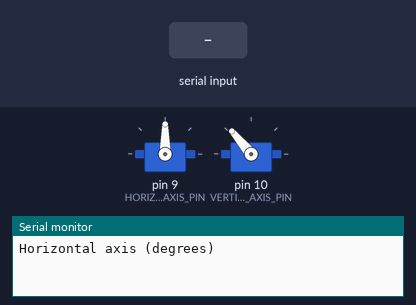
A sketch run on a simulated Arduino Uno, built with avr-gcc and run on an emulated ATmega328P. On the bench: 2 × servo, the last lines printed to the serial monitor. The inputs (shaded band) are chosen by the test bench.

Above: at 2.2 s.
2.3 s: "30,150\n" received over Serial
At 4.6 s:
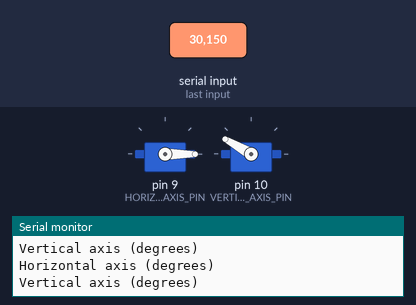
5.0 s: "90,45\n" received over Serial
At 6.7 s:
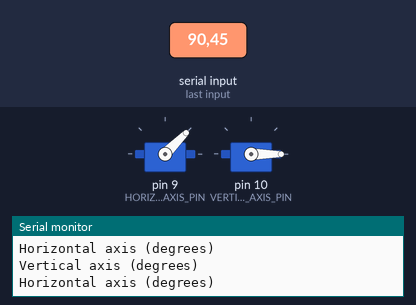
7.7 s: "0\n" received over Serial
At 8.9 s:
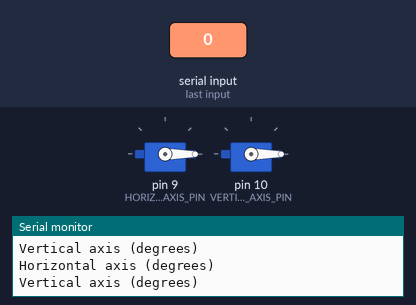
9.2 s: "90\n" received over Serial
At 10.2 s:
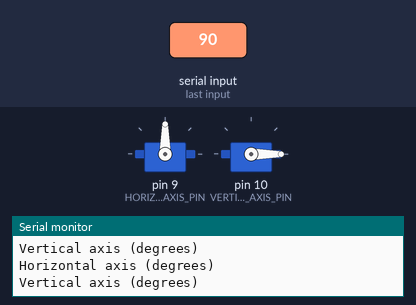
10.7 s: "200\n" received over Serial
At 11.4 s:
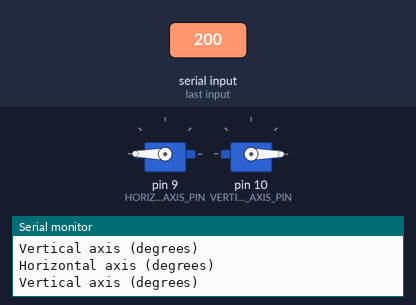
12.2 s: "90,45\n" received over Serial
At 14.5 s:
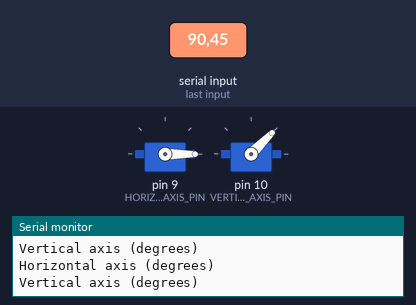
Timing chart, 0 to 15.9 s (numbered marks = the images above; inputs shaded):
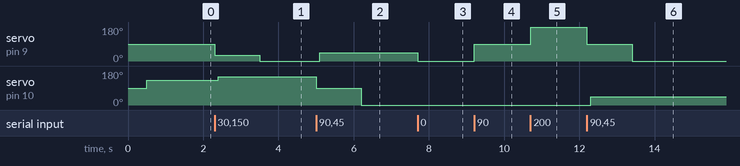

The sketch:

read_serial_and_move_servos.ino
```cpp
#include <Servo.h>

Servo hor_servo;  // Horizontal axis
Servo vert_servo; // Vertical axis

int HORIZONTAL_AXIS_PIN = 9;
int VERTICAL_AXIS_PIN = 10;

int degrees;

void setup() {
  Serial.begin(9600);
  hor_servo.attach(HORIZONTAL_AXIS_PIN);
  vert_servo.attach(VERTICAL_AXIS_PIN);

  hor_servo.write(90);
  delay(500);
  vert_servo.write(130);
  delay(500);
}

void loop() {
    Serial.println("Horizontal axis (degrees)");
    while (Serial.available() == 0);
    degrees = Serial.parseInt();
    hor_servo.write(degrees);
    delay(100);

    Serial.println("Vertical axis (degrees)");
    while (Serial.available() == 0);
    degrees = Serial.parseInt();
    vert_servo.write(degrees);
    delay(100);
} // loop
```

Measured:
- after the input at 2.3 s, servo on pin 9 (HORIZONTAL_AXIS_PIN): 90° → 30° at once, → 0° 1.2 s later; servo on pin 10 (VERTICAL_AXIS_PIN): 130° → 150° after 0.10 s
- after the input at 5.0 s, servo on pin 9 (HORIZONTAL_AXIS_PIN): 0° → 45° after 0.10 s; servo on pin 10 (VERTICAL_AXIS_PIN): 150° → 90° at once, → 0° 1.2 s later
- after the input at 7.7 s, servo on pin 9 (HORIZONTAL_AXIS_PIN): 45° → 0° at once
- after the input at 9.2 s, servo on pin 9 (HORIZONTAL_AXIS_PIN): 0° → 90° at once
- after the input at 10.7 s, servo on pin 9 (HORIZONTAL_AXIS_PIN): 90° → 180° at once
- after the input at 12.2 s, servo on pin 9 (HORIZONTAL_AXIS_PIN): 180° → 90° at once, → 0° 1.2 s later; servo on pin 10 (VERTICAL_AXIS_PIN): 0° → 45° after 0.10 s
